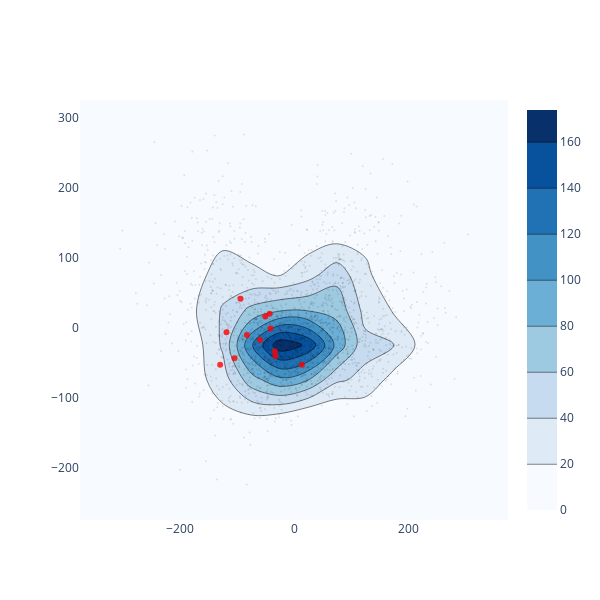

The notebook cell saved with this chart:
### Code cell
fig = go.Figure()
fig.add_trace(go.Histogram2dContour(
        x = transformed_data[:,0],
        y = transformed_data[:,1],
        colorscale = 'Blues',
        xaxis = 'x',
        yaxis = 'y',
    ))
fig.add_trace(go.Scatter(
        x = transformed_data[:,0],
        y = transformed_data[:,1],
        xaxis = 'x',
        yaxis = 'y',
        mode = 'markers',
        marker = dict(
            color = 'rgba(0,0,0,0.1)',
            size = 2
        ),
        name="original"
    ))
fig.add_trace(go.Scatter(
        x = transformed_data_perturbed[:,0],
        y = transformed_data_perturbed[:,1],
        xaxis = 'x',
        yaxis = 'y',
        mode = 'markers',
        marker = dict(
            color = 'rgba(255,0,0,0.8)',
            size = 6
        ),
        text=sample_labels,
        name="perturbed"
    ))


fig.update_layout(
    height = 600,
    width = 600,
    hovermode = 'closest',
    showlegend = False
)




fig.show()

### Figure 1 — Plotly figure (JSON) as saved in the notebook; plotly's stock layout.template omitted (floating-point values rounded to 4 significant figures; data arrays with more than 128 entries replaced by an {"elided": "..."} marker saying what was removed)
{"data": [{"colorscale": [[0, "rgb(247,251,255)"], [0.125, "rgb(222,235,247)"], [0.25, "rgb(198,219,239)"], [0.375, "rgb(158,202,225)"], [0.5, "rgb(107,174,214)"], [0.625, "rgb(66,146,198)"], [0.75, "rgb(33,113,181)"], [0.875, "rgb(8,81,156)"], [1, "rgb(8,48,107)"]], "type": "histogram2dcontour", "x": {"elided": "1980 float values"}, "xaxis": "x", "y": {"elided": "1980 float values"}, "yaxis": "y"}, {"marker": {"color": "rgba(0,0,0,0.1)", "size": 2}, "mode": "markers", "name": "original", "type": "scatter", "x": {"elided": "1980 float values"}, "xaxis": "x", "y": {"elided": "1980 float values"}, "yaxis": "y"}, {"marker": {"color": "rgba(255,0,0,0.8)", "size": 6}, "mode": "markers", "name": "perturbed", "text": ["ll:-2369.89", "ll:-2347.32", "ll:-2343.89", "ll:-2272.23", "ll:-2289.65", "ll:-2325.56", "ll:-2312.40", "ll:-2319.48", "ll:-2330.93", "ll:-2322.45", "ll:-2273.98", "ll:-2316.03"], "type": "scatter", "x": [-129.4, -104.2, -82.47, -118.3, -42.67, -93.72, -41.29, -59.39, -32.66, 13.9, -50.4, -33.59], "xaxis": "x", "y": [-53.37, -44.06, -10.64, -6.816, 19.63, 41.23, -1.421, -17.87, -40.67, -53.16, 15.83, -33.99], "yaxis": "y"}], "layout": {"height": 600, "hovermode": "closest", "showlegend": false, "width": 600}}
